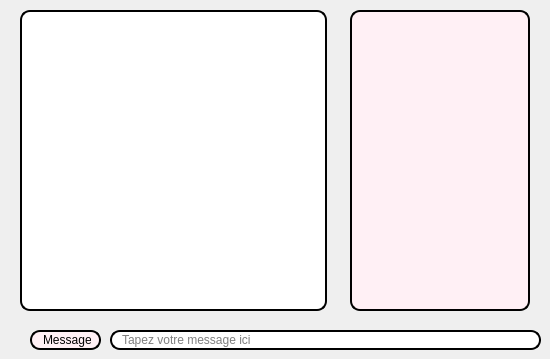
   <widget class="QWidget" name="tab">
    <attribute name="title">
     <string>chat</string>
    </attribute>
    <widget class="QLineEdit" name="lineEdit_31">
     <property name="geometry">
      <rect>
       <x>110</x>
       <y>330</y>
       <width>431</width>
       <height>20</height>
      </rect>
     </property>
     <property name="styleSheet">
      <string notr="true">border: 2px solid black;
border-radius: 10px;
padding: 0 8px;
background: white;
selection-background-color: gray;
font: bold, &quot;Comic Sans MS&quot;;</string>
     </property>
     <property name="inputMask">
      <string/>
     </property>
     <property name="text">
      <string/>
     </property>
     <property name="placeholderText">
      <string>Tapez votre message ici</string>
     </property>
    </widget>
    <widget class="QListWidget" name="listWidget">
     <property name="geometry">
      <rect>
       <x>350</x>
       <y>10</y>
       <width>180</width>
       <height>301</height>
      </rect>
     </property>
     <property name="maximumSize">
      <size>
       <width>180</width>
       <height>16777215</height>
      </size>
     </property>
     <property name="focusPolicy">
      <enum>Qt::NoFocus</enum>
     </property>
     <property name="styleSheet">
      <string notr="true">border: 2px solid black;
border-radius: 10px;
padding: 0 8px;
background:#FFF0F5	;
font: bold, &quot;Comic Sans MS&quot;;</string>
     </property>
    </widget>
    <widget class="QLabel" name="label_3">
     <property name="geometry">
      <rect>
       <x>30</x>
       <y>330</y>
       <width>71</width>
       <height>20</height>
      </rect>
     </property>
     <property name="styleSheet">
      <string notr="true">border: 2px solid black;
font: 75 8pt &quot;MS Shell Dlg 2&quot;;
border-radius: 10px;
padding: 0 8px;
background: #FFF0F5;
font: bold, &quot;Comic Sans MS&quot;;
text-align:center;</string>
     </property>
     <property name="text">
      <string>Message:</string>
     </property>
    </widget>
    <widget class="QTextEdit" name="textEdit">
     <property name="geometry">
      <rect>
       <x>20</x>
       <y>10</y>
       <width>307</width>
       <height>301</height>
      </rect>
     </property>
     <property name="focusPolicy">
      <enum>Qt::NoFocus</enum>
     </property>
     <property name="styleSheet">
      <string notr="true">border: 2px solid black;
border-radius: 10px;
padding: 0 8px;
background: white;
selection-background-color: gray;
font: bold, &quot;Comic Sans MS&quot;;</string>
     </property>
     <property name="readOnly">
      <bool>true</bool>
     </property>
    </widget>
   </widget>
